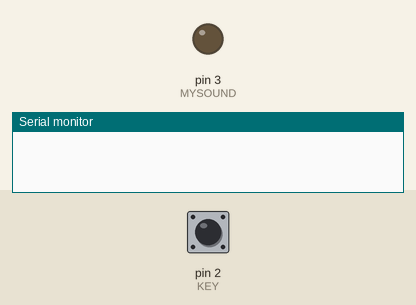
A sketch run on a simulated Arduino Uno, built with avr-gcc and run on an emulated ATmega328P. On the bench: output pins drawn as LEDs (lit = HIGH), the last lines printed to the serial monitor. The test bench sets the inputs (shaded band); at power-on: pin 2 (KEY) HIGH.

Above: at 1.2 s.
1.3 s: pin 2 (KEY) pulled LOW for 0.15 s
At 1.46 s:
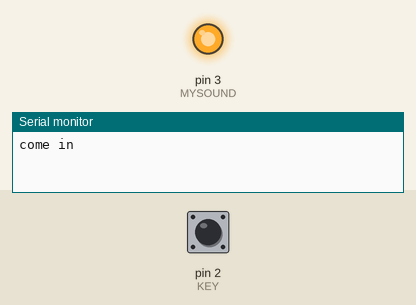
3.0 s: pin 2 (KEY) pulled LOW for 3.2 s
At 7.4 s:
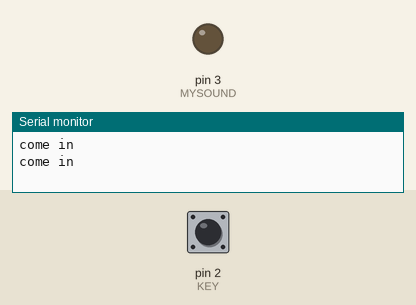
Timing chart, 0 to 8.9 s (numbered marks = the images above; inputs shaded):
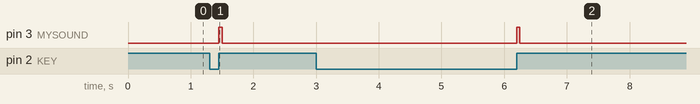

Measured:
- after the input at 1.3 s, pin 3 (MYSOUND): LOW → HIGH after 0.15 s, → LOW 0.05 s later
- after the input at 3.0 s, pin 3 (MYSOUND): LOW → HIGH after 3.2 s, → LOW 0.05 s later

The sketch:

youyuanfengmian.ino
```cpp
#define MYSOUND 3
#define KEY 2

int KEY_STATE = 0;

void setup(){
  pinMode(MYSOUND,OUTPUT);
  pinMode(KEY,INPUT_PULLUP);
  Serial.begin(9600);
}

void loop(){

  getKeyState();
  if(KEY_STATE == 1){
    digitalWrite(MYSOUND,HIGH);
    delay(50);
    digitalWrite(MYSOUND,LOW);
  }
  //digitalWrite(MYSOUND,HIGH);
  //delay(20);
  //digitalWrite(MYSOUND,LOW);
  //delay(5000);
}

void getKeyState(){
  KEY_STATE = 0; //init
  if(digitalRead(KEY) == LOW){
    Serial.println("come in");
    delay(20);
    if(digitalRead(KEY) == LOW){
       KEY_STATE = 1;
       //wait key press up
       while(digitalRead(KEY) == LOW);
    }
  }
}
```
